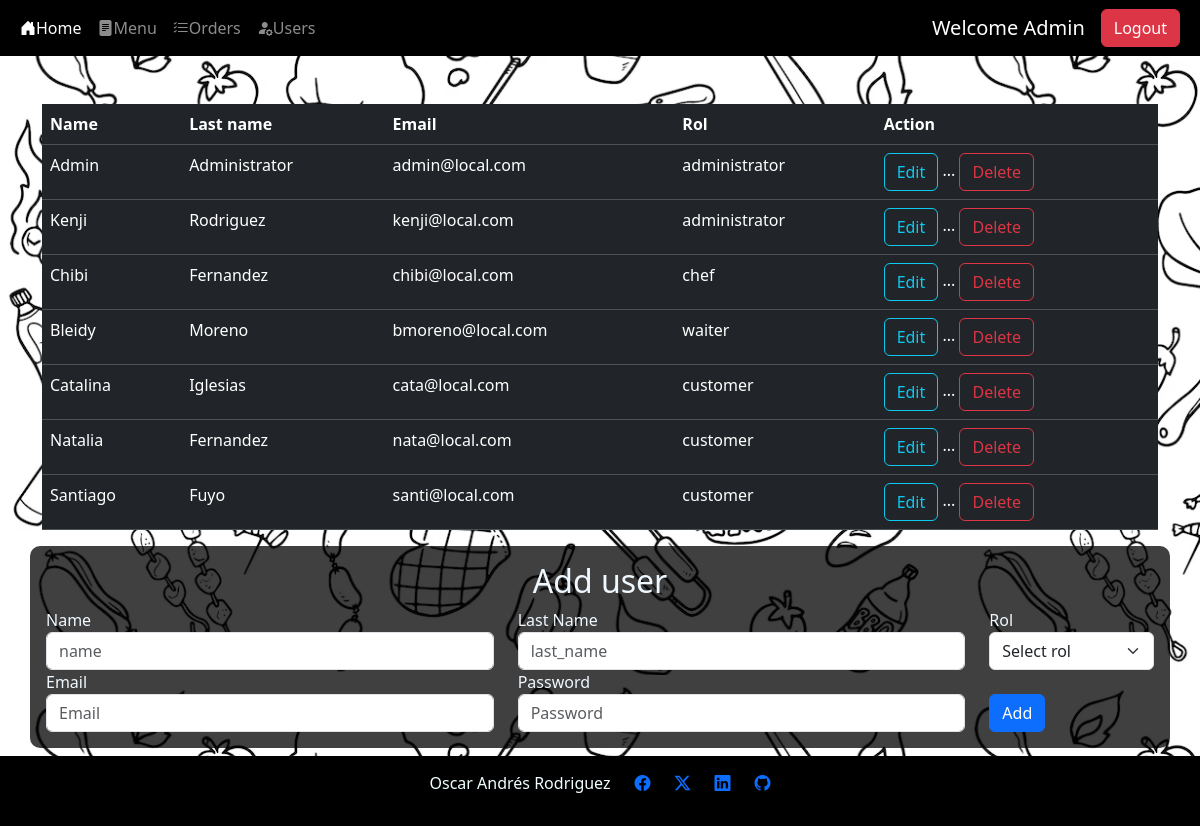
Before: /users/users (signed in) with the older database file.
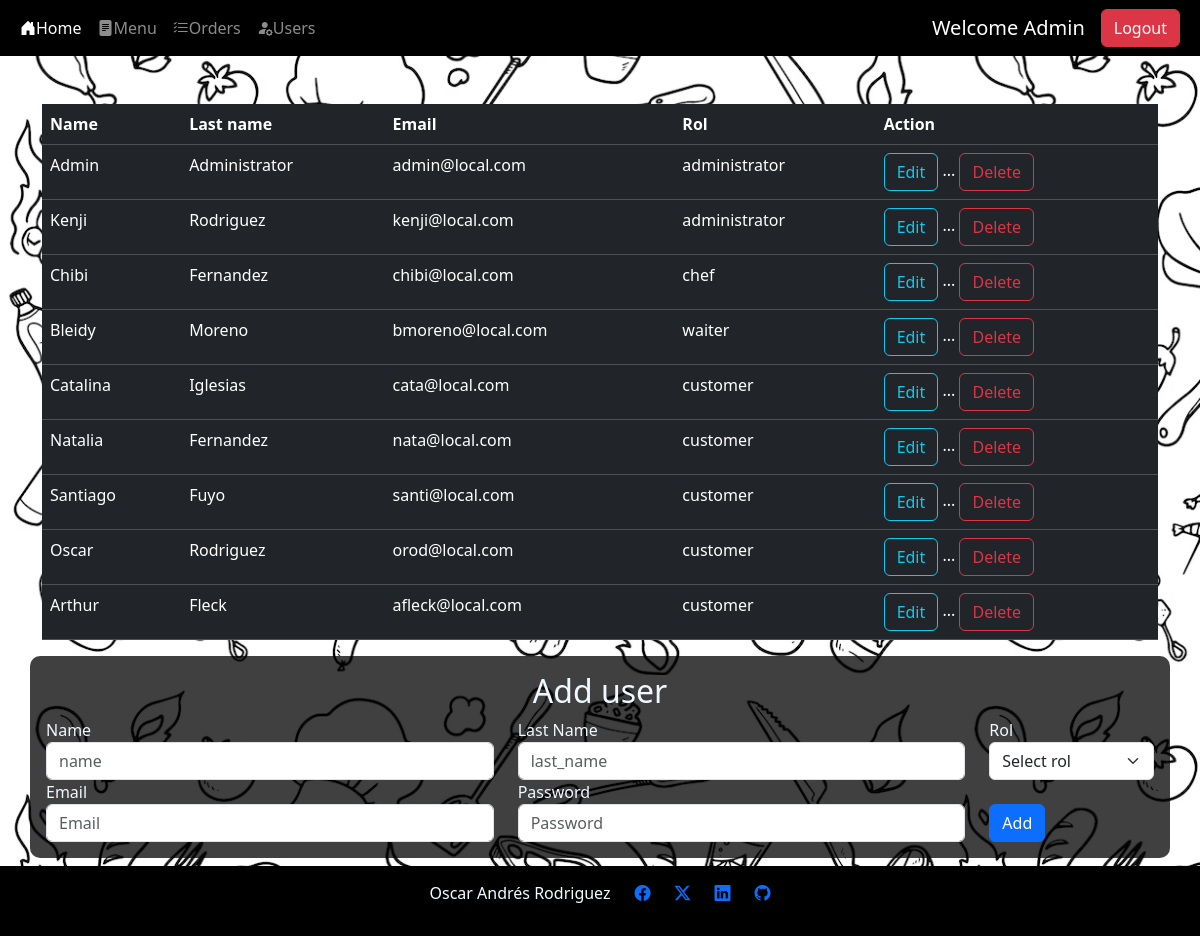
After: the same page with the newer database file.
### src/db/db_models.py (models this page shows)
class Users(Base):
    __tablename__ = "users"
    id = Column(Integer,primary_key=True, index=True)
    name = Column(String)
    last_name = Column(String)
    email = Column(String, unique=True, index=True, nullable=False)
    password = Column(String, nullable=False)
    rol_id = Column(Integer, ForeignKey('roles.id'), nullable=True)

class Roles(Base):
    __tablename__ = "roles"
    id = Column(Integer,primary_key=True, index=True)
    name = Column(String, nullable=False)

### src/routes/users.py (the view)
@router.get('/users',response_class=HTMLResponse)
def get_users_page(request: Request,response:Response, db: Session = Depends(get_db)):
    print("loading users page")
    user, body = get_current_user(request=request, db=db)
    if user is None:
        return RedirectResponse(url="/home",status_code=status.HTTP_307_TEMPORARY_REDIRECT)
    if user.rol_id != 1:
        print("Unauthorized user getting back to home page")
        return RedirectResponse(url="/home",status_code=status.HTTP_307_TEMPORARY_REDIRECT)
    users = db.query(Users.id,Users.name, Users.last_name, Users.email, Roles.name.label('rol'))\
                .join(Roles, Roles.id == Users.rol_id)
    body["users"] = users
    return templates.TemplateResponse("users.html", body)

### templates/users.html (shortened to what this page needs)
{% extends "layout.html" %}
{% block content %}
<div class="container align-content-center mt-5" >
    <table class="table table-dark table-hover ">
        <thead>
            <tr>
                <th>Name</th>
                <th>Last name</th>
                <th>Email</th>
                <th>Rol</th>
                <th>Action</th>
            </tr>
        </thead>
        <tbody>
            {% for user in users %}
            <tr>
                <td> {{user.name | title}} </td>
                <td> {{user.last_name | title }} </td>
                <td> {{user.email}}</td>
                <td> {{user.rol}}</td>
                <td>
                    <a class="btn btn-outline-info" href="/users/update_user/{{ user.id }}">Edit</a>
                    <span>...</span>
                    <button type="button" class="btn btn-outline-danger" data-bs-toggle="modal" data-bs-target="#staticBackdrop{{user.id}}">
                        Delete
                    </button>
                </td>
            </tr>
            {% endfor %}
        </tbody>
    </table>
</div>
<div class="container align-content-center bg-black bg-opacity-75 p-3" style="color: aliceblue; border-radius: 10px;">
    <h2 class="text-center">Add user</h2>
    <form action="/users/users" method="post">
        <div class="row align-items-center">
            <div class="col-md-5 ">
                <label for="name">Name</label>
                <input type="text" class="form-control" name="name" id="name" placeholder="name">
            </div>
            <div class=" col-md-5">
                <label for="last_name">Last Name</label>
                <input type="text" class="form-control" name="last_name" id="last_name" placeholder="last_name">
            </div>
            <div class=" col-md-2">
                <label for="rol">Rol</label>
                <select name="rol" id="rol" class="form-select">
                    <option selected>Select rol</option>
                </select>
            </div>
        </div>
        <div class="row align-items-center">
            <div class="col-5">
                <label for="email">Email</label>
                <input type="email" class="form-control" name="email" id="email" placeholder="Email">
            </div>
            <div class="col-5">
                <label for="password">Password</label>
                <input type="password" class="form-control" name="password" id="password" placeholder="Password">
            </div>
            <div class="col-auto pt-4">
                <button type="submit" class="btn btn-primary ">Add</button>
            </div>
        </div>
    </form>
</div>
{% endblock %}

### templates/layout.html (shortened to what this page needs)
<!DOCTYPE html>
<html lang="en">
<head>
  <link rel="stylesheet" href="https://cdn.jsdelivr.net/npm/bootstrap-icons@1.11.1/font/bootstrap-icons.css">
  <link href="https://cdn.jsdelivr.net/npm/bootstrap@5.3.2/dist/css/bootstrap.min.css"
  rel="stylesheet"
>
  <link rel="stylesheet" href="/static/styles.css">
</head>
<body>
  {% include 'nav-bar.html' %}
  <div class="container-fluid">
    {% block content %}
    {% endblock %}
  </div>
{% include 'footer.html' %}
  </body>
  </html>

### templates/nav-bar.html (shortened to what this page needs)
<nav class="navbar navbar-expand-lg navbar-dark bg-black ">
    <div class="container-fluid">
      <div class="collapse navbar-collapse" id="navbarSupportedContent">
        <ul class="navbar-nav me-auto mb-2 mb-lg-0">
          <li class="nav-item">
            <a class="nav-link active" aria-current="page" href="/home"> <i class="bi-house-door-fill"></i>Home</a>
          </li>
        {% if session %}
          <li class="nav-item">
            <a class="nav-link" href="/menu"> <i class="bi-file-text-fill"></i>Menu</a>
          </li>
          {% if rol != 4%}
          <li class="nav-item">
            <a class="nav-link" href="/orders"> <i class="bi-list-check"></i>Orders</a>
          </li>
          {% endif %}
        {% endif %}
        {% if rol == 1%}
          <li class="nav-item">
            <a class="nav-link" href="/users/users"> <i class="bi-person-fill-gear"></i>Users</a>
          </li>
        {% endif %}
      </ul>
      {% if USERNAME  %}
      <a class="navbar-brand">Welcome {{ USERNAME | title }}</a>
      {% endif %}
        {% if session == True %}
        <form class="d-flex" role="logout" method="post" action="/logout">
          <button class="btn btn-danger me-2" href="/logout" type="submit">Logout</button>
        </form>
          {% else %}
          <a class="btn btn-success me-2" href="/login">Login</a>
          <a class="btn btn-info me-2" href="/register">Register</a>
          {% endif %}
      </div>
    </div>
  </nav>

### templates/footer.html
<footer class="container-fluid  mt-2  " >
    <div class="row justify-content-center ">
      <p class="col-auto">Oscar Andrés Rodriguez</p>
      <a class="col-auto" href="https://www.facebook.com/Andres.kenji" target="_blank" ><i class="bi-facebook"></i></a>
      <a class="col-auto" href="https://twitter.com/Kenji_Andres" target="_blank" ><i class="bi-twitter-x"></i></a>
      <a class="col-auto" href="https://www.linkedin.com/in/oarf/" target="_blank"><i class="bi-linkedin"></i></a>
      <a class="col-auto" href="https://github.com/AndresKenji" target="_blank" ><i class="bi-github"></i></a>
    </div>
</footer>

### static/styles.css (style rules this page uses)
body { background-image: url("/static/food.png"); }
footer { background-color: #000000; color: azure; padding: 15px; }

Changed rows visible on the page:
added Users: name "Oscar", last_name "Rodriguez", email "orod@local.com", rol "customer"
added Users: name "Arthur", last_name "Fleck", email "afleck@local.com", rol "customer"
